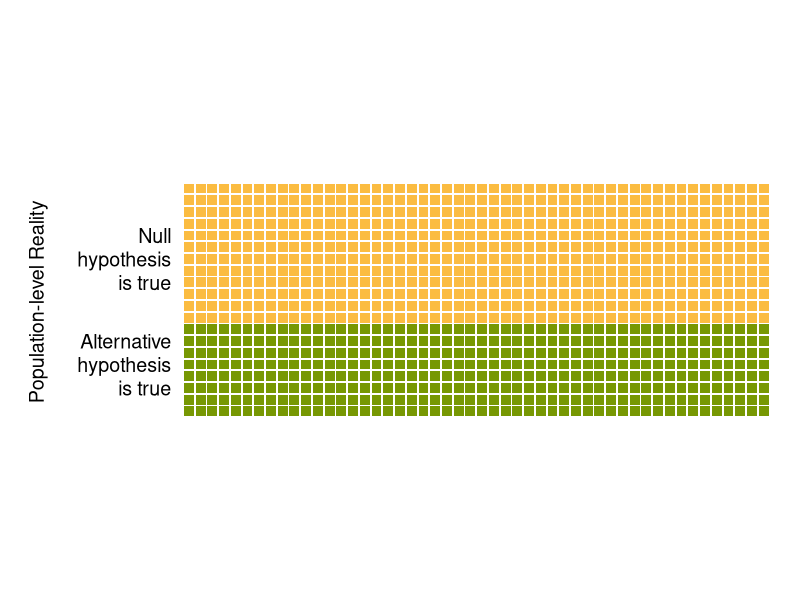
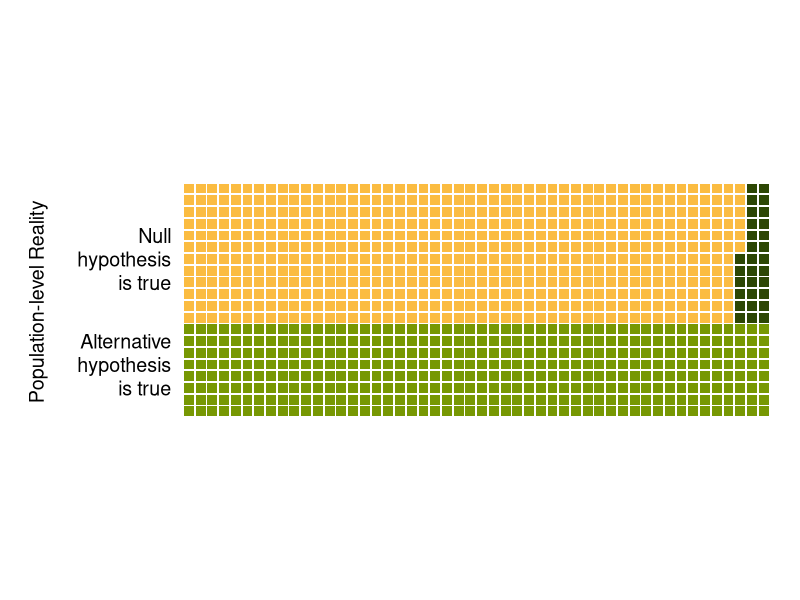
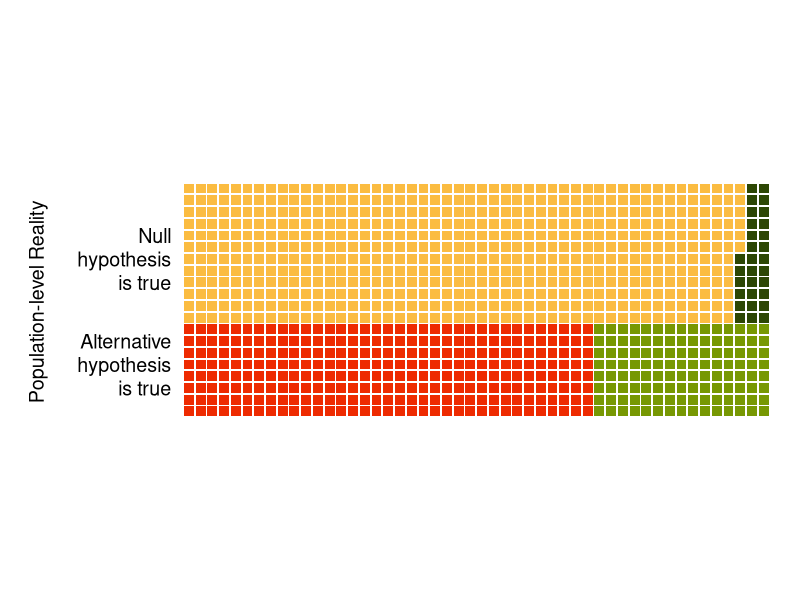
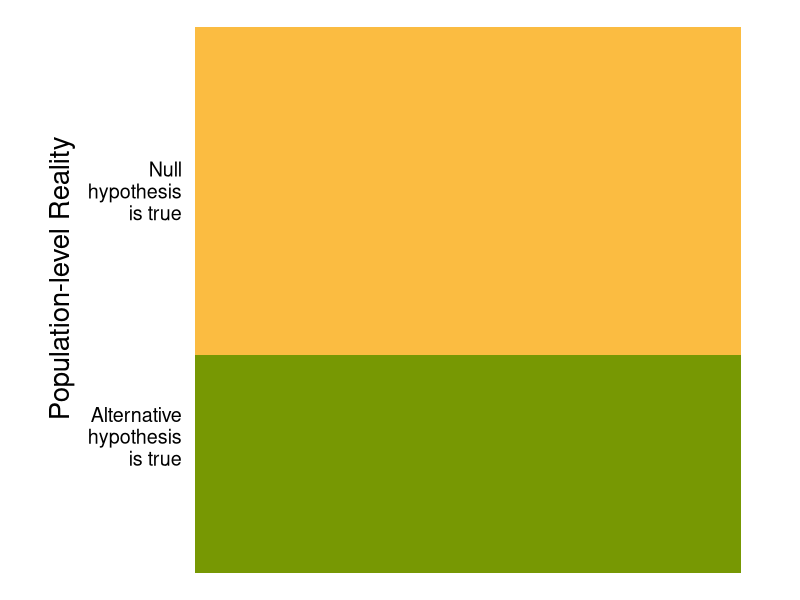
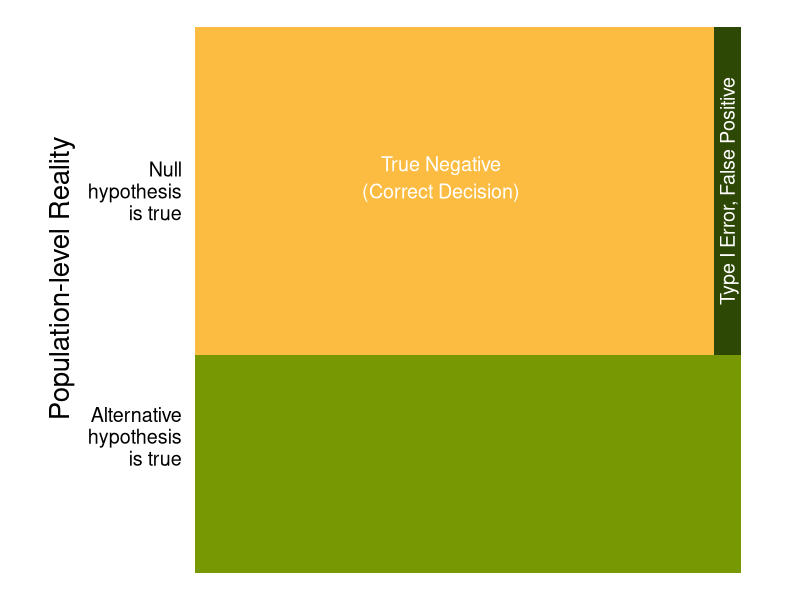
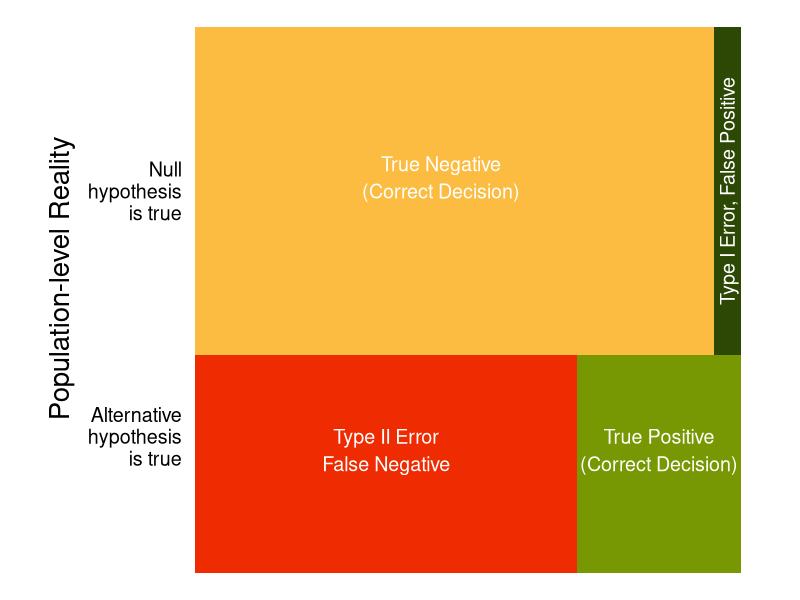
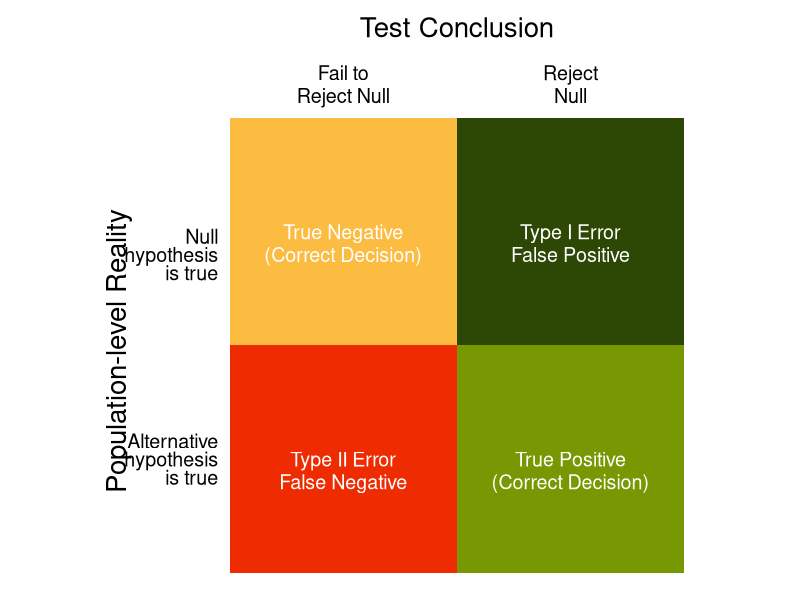

Write the R code that produced these figures, in order.
library(tidyverse)


get_dots <- function(rows, columns) {
  dots = expand.grid(rows, columns)
  dots <- as.data.frame(dots)
  names(dots) <- c("y", "x")
  return(dots)
}

get_stats <- function(prob_true, power, n = 1000) {
  
  alpha <- .05

  num_true <- n* prob_true 
  num_true_sig <- power * num_true
  
  num_false <- n * (1- prob_true)
  num_false_sig <- num_false * alpha
  
  output <- list(num_false_sig = num_false_sig,
                 num_true_sig = num_true_sig)
  return(output)
}

yellow = "#fbbc41"
green = "#779803"
dark_green = "#2d4704"
red = "#ee2b01"


prob_true  = .4
power = .3

xs<-get_stats(prob_true = prob_true, power = power, n = 1000 )
print(xs)

x <- seq(1, 50)
y <- seq(1,20)

n_effect_rows <- prob_true * 1000 / 50 #8 
n_noeffect_rows <- (1-prob_true) * 1000 / 50 #12



noeffect_squares <- get_dots(y, x)
noeffect_squares_sig1 <- get_dots(seq(9, 20), seq(49, 50)) #24
noeffect_squares_sig2 <- get_dots(seq(9, 14), 48) #6

effect_squares   <- get_dots(seq(1,8), x)
effect_squares_nonsig <- get_dots(seq(1,8), seq(1,35))


# just prob_true
sqplot1 = ggplot(data = noeffect_squares, aes(x = x, y = y)) +
  geom_point(shape = 15, size = 3, color = yellow) +
  geom_point(data = effect_squares, shape = 15, size = 3, color = green) +
  annotate(geom = "text", x = -.5, y = 7, label = "Alternative", hjust = 1, size = 5) +
  annotate(geom = "text", x = -.5, y = 5, label = "hypothesis", hjust = 1, size = 5) +
  annotate(geom = "text", x = -.5, y = 3, label = "is true", hjust = 1, size = 5) +
  annotate(geom = "text", x = -.5, y = 16, label = "Null", hjust = 1, size = 5) +
  annotate(geom = "text", x = -.5, y = 14, label = "hypothesis", hjust = 1, size = 5) +
  annotate(geom = "text", x = -.5, y = 12, label = "is true", hjust = 1, size = 5) +
  annotate(geom = "text", x = -12, y = 19, label = "Population-level Reality", hjust = 1, angle = 90, size = 5) +
  annotate(geom = "text", x = -10, y = 14, label = "", hjust = 1) +
  coord_fixed() +
  theme_void()

#prob true + false positive
sqplot2 = ggplot(data = noeffect_squares, aes(x = x, y = y)) +
  geom_point(shape = 15, size = 3, color = yellow) +
  geom_point(data = effect_squares, shape = 15, size = 3, color = green) +
  geom_point(data = noeffect_squares_sig1, shape = 15, size = 3, color = dark_green) +
  geom_point(data = noeffect_squares_sig2, shape = 15, size = 3, color = dark_green) +
  annotate(geom = "text", x = -.5, y = 7, label = "Alternative", hjust = 1, size = 5) +
  annotate(geom = "text", x = -.5, y = 5, label = "hypothesis", hjust = 1, size = 5) +
  annotate(geom = "text", x = -.5, y = 3, label = "is true", hjust = 1, size = 5) +
  annotate(geom = "text", x = -.5, y = 16, label = "Null", hjust = 1, size = 5) +
  annotate(geom = "text", x = -.5, y = 14, label = "hypothesis", hjust = 1, size = 5) +
  annotate(geom = "text", x = -.5, y = 12, label = "is true", hjust = 1, size = 5) +
  annotate(geom = "text", x = -12, y = 19, label = "Population-level Reality", hjust = 1, angle = 90, size = 5) +
  annotate(geom = "text", x = -10, y = 14, label = "", hjust = 1) +
  coord_fixed() +
  theme_void()



#prob true + false positive + power
sqplot3 =ggplot(data = noeffect_squares, aes(x = x, y = y)) +
  geom_point(shape = 15, size = 3, color = yellow) +
  geom_point(data = effect_squares, shape = 15, size = 3, color = green) +
  geom_point(data = effect_squares_nonsig, shape = 15, size = 3, color = red) +
  geom_point(data = noeffect_squares_sig1, shape = 15, size = 3, color = dark_green) +
  geom_point(data = noeffect_squares_sig2, shape = 15, size = 3, color = dark_green) +
  annotate(geom = "text", x = -.5, y = 7, label = "Alternative", hjust = 1, size = 5) +
  annotate(geom = "text", x = -.5, y = 5, label = "hypothesis", hjust = 1, size = 5) +
  annotate(geom = "text", x = -.5, y = 3, label = "is true", hjust = 1, size = 5) +
  annotate(geom = "text", x = -.5, y = 16, label = "Null", hjust = 1, size = 5) +
  annotate(geom = "text", x = -.5, y = 14, label = "hypothesis", hjust = 1, size = 5) +
  annotate(geom = "text", x = -.5, y = 12, label = "is true", hjust = 1, size = 5) +
  annotate(geom = "text", x = -12, y = 19, label = "Population-level Reality", hjust = 1, angle = 90, size = 5) +
  annotate(geom = "text", x = -10, y = 14, label = "", hjust = 1) +
  coord_fixed() +
  theme_void()


ggsave("sqplot1.png", sqplot1, width = 8, height = 8, dpi = "print")
ggsave("sqplot2.png", sqplot2, width = 8, height = 8, dpi = "print")
ggsave("sqplot3.png", sqplot3, width = 8, height = 8, dpi = "print")

#prob true
areaplot1 = ggplot(data = noeffect_squares, aes(x = x, y = y)) +
  annotate(geom = "rect", xmin = 0, xmax = 20, ymin = 0, ymax = 20*prob_true , fill = green) +
  annotate(geom = "rect", xmin = 0, xmax = 20, ymin = 20*prob_true, ymax = 20, fill = yellow) +
  annotate(geom = "text", x = -.5, y = 5.8, label = "Alternative", hjust = 1, size = 5) +
  annotate(geom = "text", x = -.5, y = 5, label = "hypothesis", hjust = 1, size = 5) +
  annotate(geom = "text", x = -.5, y = 4.2, label = "is true", hjust = 1, size = 5) +
  annotate(geom = "text", x = -.5, y = 14.8, label = "Null", hjust = 1, size = 5) +
  annotate(geom = "text", x = -.5, y = 14, label = "hypothesis", hjust = 1, size = 5) +
  annotate(geom = "text", x = -.5, y = 13.2, label = "is true", hjust = 1, size = 5) +
  annotate(geom = "text", x = -5, y = 16, label = "Population-level Reality", hjust = 1, angle = 90, size = 7) +
  coord_fixed() +
  theme_void()


#prob true + false positive
areaplot2 = ggplot(data = noeffect_squares, aes(x = x, y = y)) +
  annotate(geom = "rect", xmin = 0, xmax = 20, ymin = 0, ymax = 20*prob_true , fill = green) +
  annotate(geom = "rect", xmin = 0, xmax = 20, ymin = 20*prob_true, ymax = 20, fill = yellow) +
  annotate(geom = "rect", xmin = .95*20, xmax = 20, ymin = 20*prob_true, ymax = 20, fill = dark_green) +
  annotate(geom = "text", x = -.5, y = 5.8, label = "Alternative", hjust = 1, size = 5) +
  annotate(geom = "text", x = -.5, y = 5, label = "hypothesis", hjust = 1, size = 5) +
  annotate(geom = "text", x = -.5, y = 4.2, label = "is true", hjust = 1, size = 5) +
  annotate(geom = "text", x = -.5, y = 14.8, label = "Null", hjust = 1, size = 5) +
  annotate(geom = "text", x = -.5, y = 14, label = "hypothesis", hjust = 1, size = 5) +
  annotate(geom = "text", x = -.5, y = 13.2, label = "is true", hjust = 1, size = 5) +
  annotate(geom = "text", x = -5, y = 16, label = "Population-level Reality", hjust = 1, angle = 90, size = 7) +
  annotate(geom = "text", x = 19.5, y = 14, label = "Type I Error, False Positive", size = 5, colour = "white", angle = 90) +
  annotate(geom = "text", x = 9, y = 15, label = "True Negative", size = 5, colour = "white") +
  annotate(geom = "text", x = 9, y = 14, label = "(Correct Decision)", size = 5, colour = "white") +
  coord_fixed() +
  theme_void()


#prob true + false positive
areaplot3 = ggplot(data = noeffect_squares, aes(x = x, y = y)) +
  annotate(geom = "rect", xmin = 0, xmax = 20, ymin = 0, ymax = 20*prob_true , fill = green) +
  annotate(geom = "rect", xmin = 0, xmax = 20, ymin = 20*prob_true, ymax = 20, fill = yellow) +
  annotate(geom = "rect", xmin = .95*20, xmax = 20, ymin = 20*prob_true, ymax = 20, fill = dark_green) +
  annotate(geom = "rect", xmin = 0, xmax = .7*20, ymin = 0, ymax = 20*prob_true, fill = red) +
  annotate(geom = "text", x = -.5, y = 5.8, label = "Alternative", hjust = 1, size = 5) +
  annotate(geom = "text", x = -.5, y = 5, label = "hypothesis", hjust = 1, size = 5) +
  annotate(geom = "text", x = -.5, y = 4.2, label = "is true", hjust = 1, size = 5) +
  annotate(geom = "text", x = -.5, y = 14.8, label = "Null", hjust = 1, size = 5) +
  annotate(geom = "text", x = -.5, y = 14, label = "hypothesis", hjust = 1, size = 5) +
  annotate(geom = "text", x = -.5, y = 13.2, label = "is true", hjust = 1, size = 5) +
  annotate(geom = "text", x = -5, y = 16, label = "Population-level Reality", hjust = 1, angle = 90, size = 7) +
  annotate(geom = "text", x = 19.5, y = 14, label = "Type I Error, False Positive", size = 5, colour = "white", angle = 90) +
  annotate(geom = "text", x = 7, y = 5, label = "Type II Error", size = 5, colour = "white") +
  annotate(geom = "text", x = 7, y = 4, label = "False Negative", size = 5, colour = "white") +
  annotate(geom = "text", x = 17, y = 5, label = "True Positive", size = 5, colour = "white") +
  annotate(geom = "text", x = 17, y = 4, label = "(Correct Decision)", size = 5, colour = "white") +
  annotate(geom = "text", x = 9, y = 15, label = "True Negative", size = 5, colour = "white") +
  annotate(geom = "text", x = 9, y = 14, label = "(Correct Decision)", size = 5, colour = "white") +
    coord_fixed() +
  theme_void()



ggsave("areaplot1.png", areaplot1, width = 8, height = 8, dpi = "print")
ggsave("areaplot2.png", areaplot2, width = 8, height = 8, dpi = "print")
ggsave("areaplot3.png", areaplot3, width = 8, height = 8, dpi = "print")



yellow2 = "#fbbc41"
green2 = "#779803"
dark_green2 = "#2d4704"
red2 = "#ee2b01"




#prob true + false positive
areaplot4 = ggplot(data = noeffect_squares, aes(x = x, y = y)) +
  annotate(geom = "rect", xmin = 0, xmax = 20, ymin = 0, ymax = 10 , fill = green) +
  annotate(geom = "rect", xmin = 0, xmax = 20, ymin = 10, ymax = 20, fill = yellow) +
  annotate(geom = "rect", xmin = 10, xmax = 20, ymin = 10, ymax = 20, fill = dark_green) +
  annotate(geom = "rect", xmin = 0, xmax = 10, ymin = 0, ymax = 10, fill = red) +
  annotate(geom = "text", x = -.5, y = 5.8, label = "Alternative", hjust = 1, size = 5) +
  annotate(geom = "text", x = -.5, y = 5, label = "hypothesis", hjust = 1, size = 5) +
  annotate(geom = "text", x = -.5, y = 4.2, label = "is true", hjust = 1, size = 5) +
  annotate(geom = "text", x = -.5, y = 14.8, label = "Null", hjust = 1, size = 5) +
  annotate(geom = "text", x = -.5, y = 14, label = "hypothesis", hjust = 1, size = 5) +
  annotate(geom = "text", x = -.5, y = 13.2, label = "is true", hjust = 1, size = 5) +
  annotate(geom = "text", x = -5, y = 16, label = "Population-level Reality", hjust = 1, angle = 90, size = 7) +
  annotate(geom = "text", x = 10, y = 24, label = "Test Conclusion", size = 7) +
  annotate(geom = "text", x = 15, y = 22, label = "Reject", size = 5) +
  annotate(geom = "text", x = 15, y = 21, label = "Null", size = 5) +
  annotate(geom = "text", x = 5, y = 22, label = "Fail to", size = 5) +
  annotate(geom = "text", x = 5, y = 21, label = "Reject Null", size = 5) +
  annotate(geom = "text", x = 15, y = 15, label = "Type I Error", size = 5, colour = "white") +
  annotate(geom = "text", x = 15, y = 14, label = "False Positive", size = 5, colour = "white") +
  annotate(geom = "text", x = 5, y = 5, label = "Type II Error", size = 5, colour = "white") +
  annotate(geom = "text", x = 5, y = 4, label = "False Negative", size = 5, colour = "white") +
  annotate(geom = "text", x = 15, y = 5, label = "True Positive", size = 5, colour = "white") +
  annotate(geom = "text", x = 15, y = 4, label = "(Correct Decision)", size = 5, colour = "white") +
  annotate(geom = "text", x = 5, y = 15, label = "True Negative", size = 5, colour = "white") +
  annotate(geom = "text", x = 5, y = 14, label = "(Correct Decision)", size = 5, colour = "white") +
  coord_fixed() +
  theme_void()

ggsave("areaplot4.png", areaplot4, width = 8, height = 8, dpi = "print")

